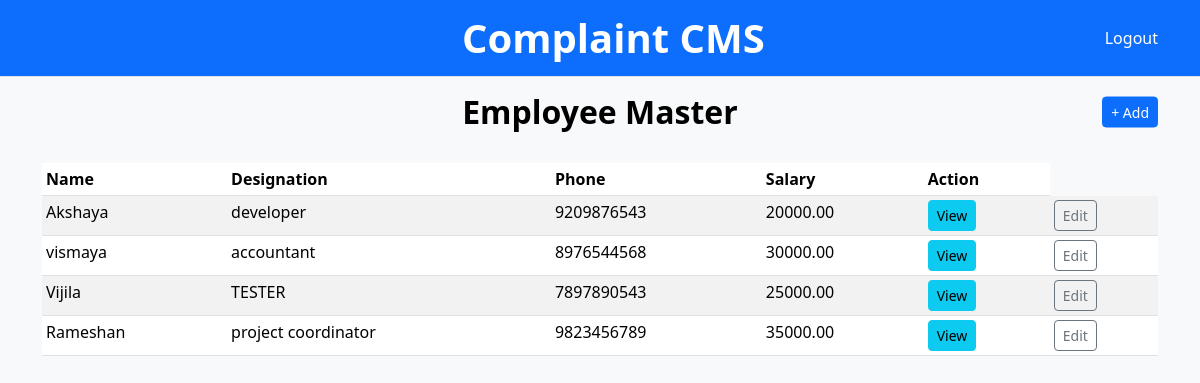
The app's page /app/employees/ (signed in) with its own data.
### web/models.py (models this page shows, shortened)
class Employee(models.Model):
    user = models.OneToOneField(User, on_delete=models.CASCADE)
    designation = models.CharField(max_length=100)
    phone = models.CharField(max_length=20)
    personal_details = models.TextField(blank=True)
    salary = models.DecimalField(max_digits=10, decimal_places=2, default=0)

### web/views.py (the view)
# urls.py: path("employees/", views.employee_list, name="employee_list"),
@user_passes_test(is_admin)
def employee_list(request):
    employees = Employee.objects.select_related("user").all()
    return render(request, "employee_list.html", {"employees": employees})

### web/views.py (called while the page is built)
def is_admin(user):   # superuser = Admin
    return user.is_superuser

### web/templates/employee_list.html
 {% extends "base.html" %}
{% block content %}
<div class="position-relative mb-2">
  <h2 class="text-center" style="color:black;">Employee Master</h2>
  <a href="{% url 'employee_create' %}" class="btn btn-sm btn-primary position-absolute end-0 top-50 translate-middle-y">+ Add</a>
</div><br>
<table class="table table-sm table-striped">
  <thead>
    <tr>
      <th>Name</th>
      <th>Designation</th>
      <th>Phone</th>
      <th>Salary</th>
      <th>Action</th>
    </tr>
  </thead>
  <tbody>
    {% for e in employees %}
    <tr>
      <td>{{ e.user.get_full_name|default:e.user.username }}</td>
      <td>{{ e.designation }}</td>
      <td>{{ e.phone }}</td>
      <td>{{ e.salary }}</td>
      <td>
        <a class="btn btn-sm btn-info" href="{% url 'employee_detail' e.pk %}">View</a></td>
         <td><a class="btn btn-sm btn-outline-secondary" href="{% url 'employee_edit' e.pk %}">Edit</a></td>
    </tr>
    {% empty %}
    <tr><td colspan="5">No employees.</td></tr>
    {% endfor %}
  </tbody>
</table>
{% endblock %}

### static/css/style.css (style rules this page uses)
h2 { font-weight: bold; color: #0d6efd; }

### records on screen
Employee: user.get_full_name "Akshaya", designation "developer", phone "9209876543", salary "20000.00"
Employee: user.get_full_name "vismaya", designation "accountant", phone "8976544568", salary "30000.00"
Employee: user.get_full_name "Vijila", designation "TESTER", phone "7897890543", salary "25000.00"
Employee: user.get_full_name "Rameshan", designation "project coordinator", phone "9823456789", salary "35000.00"
